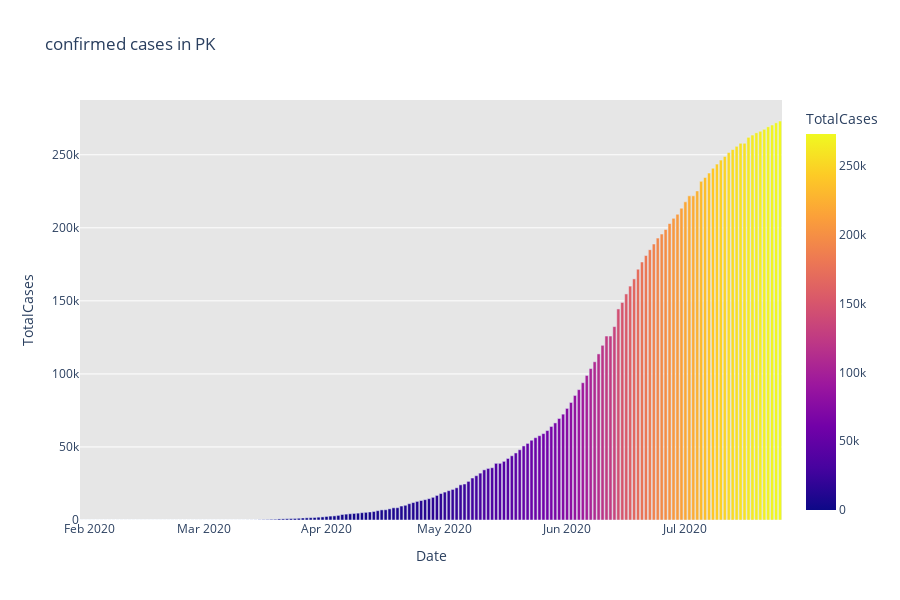
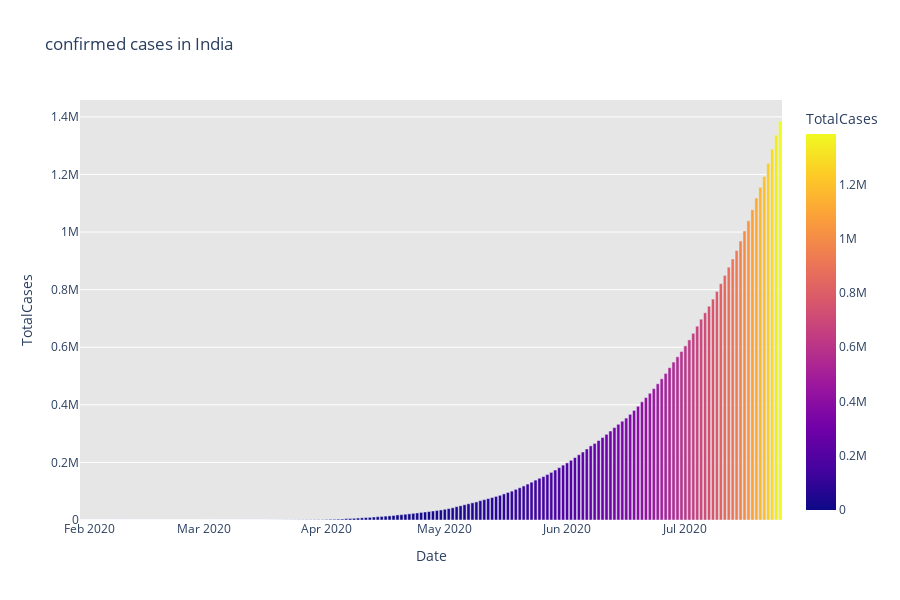
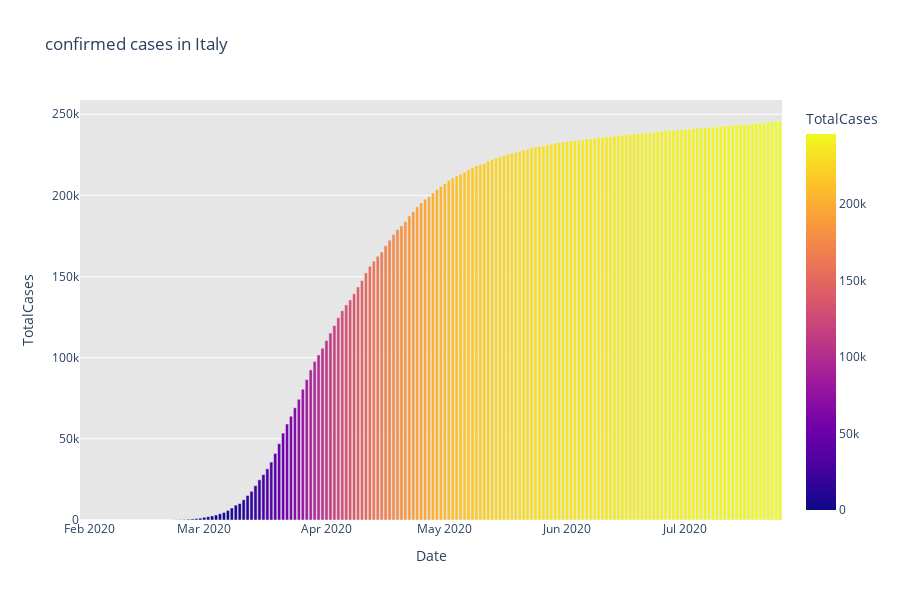

Source (notebook cell) for these figures, in order:
### Code cell
#comparing with other c0untries
fig=px.bar(PK,x='Date',y='TotalCases',color='TotalCases',orientation='v',height=600,title="confirmed cases in PK",color_discrete_sequence=px.colors.cyclical.IceFire)
fig.update_layout(plot_bgcolor='rgb(230,230,230)')
fig.show()

fig=px.bar(IND,x='Date',y='TotalCases',color='TotalCases',orientation='v',height=600,title="confirmed cases in India",color_discrete_sequence=px.colors.cyclical.IceFire)
fig.update_layout(plot_bgcolor='rgb(230,230,230)')
fig.show()

fig=px.bar(IT,x='Date',y='TotalCases',color='TotalCases',orientation='v',height=600,title="confirmed cases in Italy",color_discrete_sequence=px.colors.cyclical.IceFire)
fig.update_layout(plot_bgcolor='rgb(230,230,230)')
fig.show()

### Figure 1 — Plotly figure (JSON) as saved in the notebook; plotly's stock layout.template omitted (floating-point values rounded to 4 significant figures; data arrays with more than 128 entries replaced by an {"elided": "..."} marker saying what was removed)
{"data": [{"alignmentgroup": "True", "hovertemplate": "Date=%{x}<br>TotalCases=%{marker.color}<extra></extra>", "legendgroup": "", "marker": {"color": {"elided": "178 int values"}, "coloraxis": "coloraxis"}, "name": "", "offsetgroup": "", "orientation": "v", "showlegend": false, "textposition": "auto", "type": "bar", "x": {"elided": "178 str values"}, "xaxis": "x", "y": {"elided": "178 int values"}, "yaxis": "y"}], "layout": {"barmode": "relative", "coloraxis": {"colorbar": {"title": {"text": "TotalCases"}}, "colorscale": [[0, "#0d0887"], [0.1111, "#46039f"], [0.2222, "#7201a8"], [0.3333, "#9c179e"], [0.4444, "#bd3786"], [0.5556, "#d8576b"], [0.6667, "#ed7953"], [0.7778, "#fb9f3a"], [0.8889, "#fdca26"], [1, "#f0f921"]]}, "height": 600, "legend": {"tracegroupgap": 0}, "plot_bgcolor": "rgb(230,230,230)", "title": {"text": "confirmed cases in PK"}, "xaxis": {"anchor": "y", "domain": [0, 1], "title": {"text": "Date"}}, "yaxis": {"anchor": "x", "domain": [0, 1], "title": {"text": "TotalCases"}}}}

### Figure 2 — Plotly figure (JSON) as saved in the notebook; plotly's stock layout.template omitted (floating-point values rounded to 4 significant figures; data arrays with more than 128 entries replaced by an {"elided": "..."} marker saying what was removed)
{"data": [{"alignmentgroup": "True", "hovertemplate": "Date=%{x}<br>TotalCases=%{marker.color}<extra></extra>", "legendgroup": "", "marker": {"color": {"elided": "178 int values"}, "coloraxis": "coloraxis"}, "name": "", "offsetgroup": "", "orientation": "v", "showlegend": false, "textposition": "auto", "type": "bar", "x": {"elided": "178 str values"}, "xaxis": "x", "y": {"elided": "178 int values"}, "yaxis": "y"}], "layout": {"barmode": "relative", "coloraxis": {"colorbar": {"title": {"text": "TotalCases"}}, "colorscale": [[0, "#0d0887"], [0.1111, "#46039f"], [0.2222, "#7201a8"], [0.3333, "#9c179e"], [0.4444, "#bd3786"], [0.5556, "#d8576b"], [0.6667, "#ed7953"], [0.7778, "#fb9f3a"], [0.8889, "#fdca26"], [1, "#f0f921"]]}, "height": 600, "legend": {"tracegroupgap": 0}, "plot_bgcolor": "rgb(230,230,230)", "title": {"text": "confirmed cases in India"}, "xaxis": {"anchor": "y", "domain": [0, 1], "title": {"text": "Date"}}, "yaxis": {"anchor": "x", "domain": [0, 1], "title": {"text": "TotalCases"}}}}

### Figure 3 — Plotly figure (JSON) as saved in the notebook; plotly's stock layout.template omitted (floating-point values rounded to 4 significant figures; data arrays with more than 128 entries replaced by an {"elided": "..."} marker saying what was removed)
{"data": [{"alignmentgroup": "True", "hovertemplate": "Date=%{x}<br>TotalCases=%{marker.color}<extra></extra>", "legendgroup": "", "marker": {"color": {"elided": "178 int values"}, "coloraxis": "coloraxis"}, "name": "", "offsetgroup": "", "orientation": "v", "showlegend": false, "textposition": "auto", "type": "bar", "x": {"elided": "178 str values"}, "xaxis": "x", "y": {"elided": "178 int values"}, "yaxis": "y"}], "layout": {"barmode": "relative", "coloraxis": {"colorbar": {"title": {"text": "TotalCases"}}, "colorscale": [[0, "#0d0887"], [0.1111, "#46039f"], [0.2222, "#7201a8"], [0.3333, "#9c179e"], [0.4444, "#bd3786"], [0.5556, "#d8576b"], [0.6667, "#ed7953"], [0.7778, "#fb9f3a"], [0.8889, "#fdca26"], [1, "#f0f921"]]}, "height": 600, "legend": {"tracegroupgap": 0}, "plot_bgcolor": "rgb(230,230,230)", "title": {"text": "confirmed cases in Italy"}, "xaxis": {"anchor": "y", "domain": [0, 1], "title": {"text": "Date"}}, "yaxis": {"anchor": "x", "domain": [0, 1], "title": {"text": "TotalCases"}}}}
